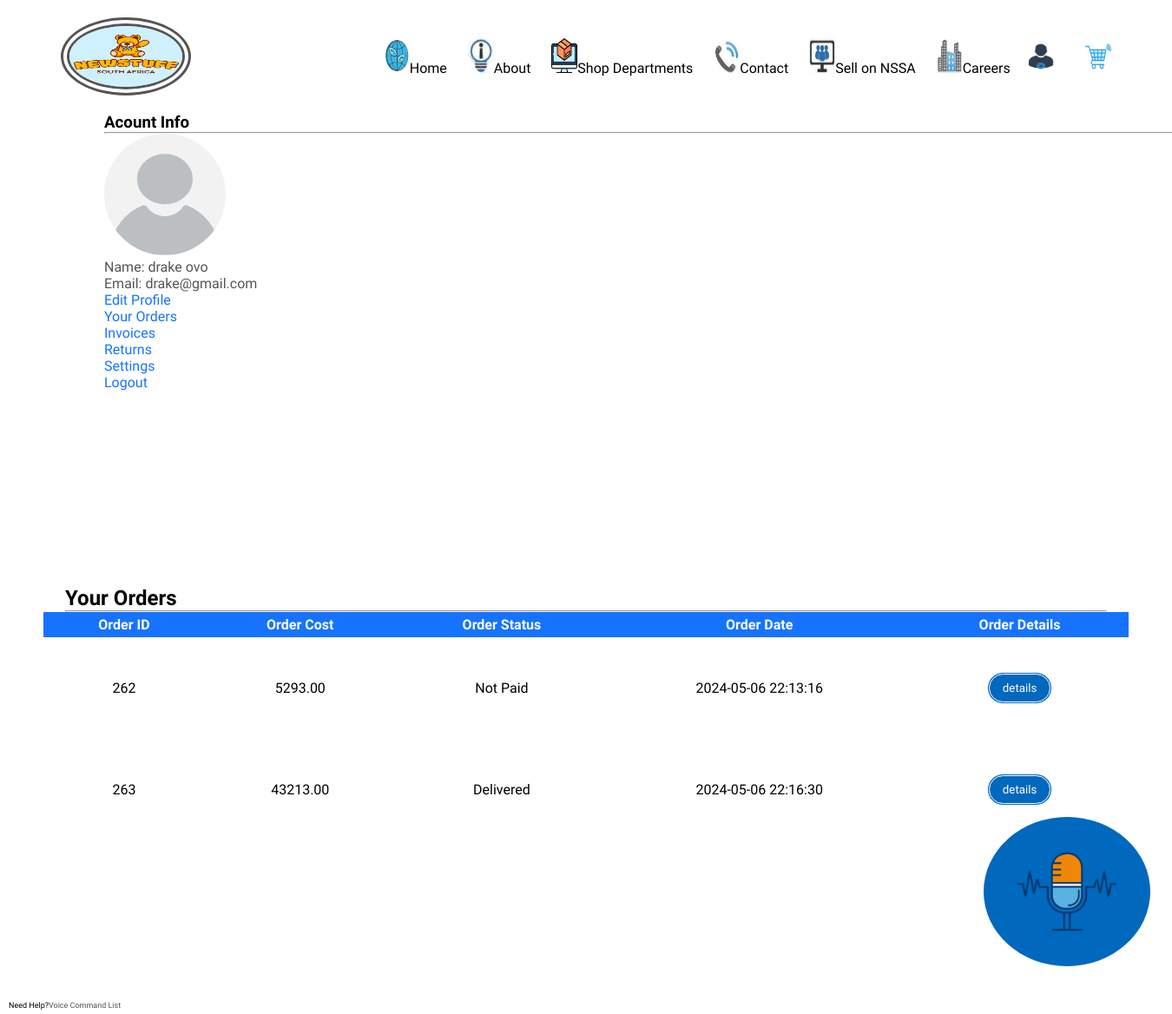
Screenshot of /account.php (signed in) with the database file from the repository.
### tables this page shows
CREATE TABLE `orders` (
  `fldorderid` int(11) NOT NULL,
  `fldproductsellersid` varchar(2000) NOT NULL,
  `fldordercost` decimal(11,2) NOT NULL,
  `fldcouriercost` decimal(11,2) NOT NULL,
  `fldproductdiscountcode` varchar(50) NOT NULL,
  `fldorderstatus` varchar(100) NOT NULL,
  `flduserid` int(11) NOT NULL,
  `fldshippingid` int(11) NOT NULL,
  `fldbillingidnumber` varchar(13) NOT NULL,
  `fldbillingphonenumber` varchar(15) NOT NULL,
  `fldshippingphonenumber` varchar(10) NOT NULL,
  `fldshippingcity` varchar(255) NOT NULL,
  `fldshippingcountry` varchar(100) NOT NULL,
  `fldshippingaddressline1` varchar(255) NOT NULL,
  `fldshippingaddressline2` varchar(150) NOT NULL,
  `fldorderdate` datetime NOT NULL DEFAULT current_timestamp(),
  `fldshippingdeliverycomment` text NOT NULL
);

### server/getaccount.php (called while the page is built, shortened)
<?php
include('connection.php');
if(isset($_SESSION['logged_in'])){
  $userid = $_SESSION['flduserid'];
  $stmt = $conn->prepare("SELECT * FROM orders WHERE flduserid = ?");
  $stmt->bind_param('i',$userid);
  if($stmt->execute()){
    $orders = $stmt->get_result();
  }
  else{
    header('location: ../index.php?error=Something Went Wrong. Contact Support Team!!');
  }
}

### account.php (the view, shortened to what this page needs)
<?php
include('server/getaccount.php');
?>
<!DOCTYPE html>
	<html lang="en">
		<head>
			<link rel="stylesheet" type="text/css" href="assets/styles/styledefault.css">
			<link rel="stylesheet" type="text/css" href="assets/styles/stylecart.css">
			<link rel="stylesheet" type="text/css" href="assets/styles/styletrackorderbanner.css">
			<link rel="stylesheet" type="text/css" href="https://stackpath.bootstrapcdn.com/font-awesome/4.7.0/css/font-awesome.min.css">
		</head>
	  <body>
	  <div class="header">
		  <div class="container">
		    <div class="navbar">
			    <div class="logocontainer">
				    <a href="index.php"><img class="logo" src="assets/images/newstufflogo_pic.png" alt="Snow" align="left"></a>
			    </div>
			    <nav>
						<ul id="menuitems">
							<li class="active"><a href="index.php"><img id="navbaricons" src="assets/images/homeicon_pic.png" alt="Snow">Home</a></li>
							<li class="active"><a href="about.php"><img id="navbaricons" src="assets/images/abouticon_pic.png" alt="Snow">About</a></li>
							<li class="active" id="departmentitems" onclick="departmentsmenutoggle()"><a href="#"><img id="navbaricons" src="assets/images/productsicon_pic.png" alt="Snow">Shop Departments</a></li>
							<li class="active"><a href="contact.php"><img id="navbaricons" src="assets/images/contacticon_pic.png" alt="Snow">Contact</a></li>
							<li class="active"><a href="sellers/adminlogin.php" target="_blank" rel="noopener noreferrer"><img id="navbaricons" src="assets/images/resellericon_pic.png" alt="Snow">Sell on NSSA</a></li>
							<li class="active"><a href="#"><img id="navbaricons" src="assets/images/careersicon_pic.png" alt="Snow">Careers</a></li>
				    </ul>
					</nav>
					<a href="login.php" style="margin-right: 3%;"><img id="accountpic" class="accountpic" src="assets/images/accounticon_pic.png" alt="Snow" width="30px" height="30px" align="left"></a>
					<a href="cart.php"><img id="cart-pic" class="cartpic" src="assets/images/cartpic.png" alt="Snow" width="30px" height="30px" align="left">
					<?php if(isset($_SESSION['totalquantity']) && $_SESSION['totalquantity'] != 0) { ?>
						<span class="cartquantity"><?php echo $_SESSION['totalquantity']; ?></span>
					<?php } ?></a>
				</div>
				<div class="voicerecognitioncontainer">
          <img src="assets/images/voicerecognitionicon_pic.png" class="btn" id="voicerecognitionbtn"/>
					<p id="voicerecognitionhelplink">Need Help?<a href="voicerecognitionhelp.php">Voice Command List</a><p>
        </div>
			</div>
		</div>
	<section class="my-5 py-5" id="account-page">
		<div class="container my-5 py-3">
			<div class="text-center mt-3 pt-5 col-lg-6 col-md-12 col-sm-12">
				<h3 class="font-weight-bold">Acount Info</h3>
				<hr class="mx-auto">
				<div class="accountinfo">
					<span><img style="width: 140px; height: 140px; border-radius: 50%" src="<?php if(isset($_SESSION['flduserimage'])){ echo "assets/images/".$_SESSION['flduserimage']; }else{ echo "assets/images/unknownimage.png"; }?>" alt="snow"></span>
					<p>Name: <span><?php if(isset($_SESSION['flduserfirstname'])){ echo $_SESSION['flduserfirstname']; echo " "; if(isset($_SESSION['flduserlastname'])){ echo $_SESSION['flduserlastname']; }}?></span></p>
					<p>Email: <span><?php if(isset($_SESSION['flduseremail'])){ echo $_SESSION['flduseremail']; }?></span></p>
					<p><a href="editprofile.php?flduserid=<?php if(isset($_SESSION['flduserid'])){ echo $_SESSION['flduserid']; }else{ header('location: editprofile.php?error=Opps error, try again.'); } ?>" id="logoutbtn" name="editprofile">Edit Profile</a></p>
					<p><a href="#orders" id="ordersbtn">Your Orders</a></p>
					<p><a href="invoices.php?flduserid=<?php if(isset($_SESSION['flduserid'])){ echo $_SESSION['flduserid']; }else{ header('location: editprofile.php?error=Opps error, try again.'); } ?>" id="logoutbtn" name="invoices">Invoices</a></p>
					<p><a href="returns.php?flduserid=<?php if(isset($_SESSION['flduserid'])){ echo $_SESSION['flduserid']; }else{ header('location: editprofile.php?error=Opps error, try again.'); } ?>" id="logoutbtn" name="returns">Returns</a></p>
					<p><a href="settings.php?flduserid=<?php if(isset($_SESSION['flduserid'])){ echo $_SESSION['flduserid']; }else{ header('location: editprofile.php?error=Opps error, try again.'); } ?>" id="logoutbtn" name="settings">Settings</a></p>
					<p><a href="account.php?logout=1" id="logoutbtn" name="logout">Logout</a></p>
				</div>
			</div>
		</div>
	</section><br><br><br><br><br><br><br><br><br>
	<section id="orders" class="orders container my-5 py-3">
		<div class="container mt-2">
			<h2 class="font-weight-bold text-center">Your Orders</h2>
			<hr class="mx-auto">
		</div>
		<table class="mt-5 pt-5">
			<tr>
				<th>Order ID</th>
				<th>Order Cost</th>
				<th>Order Status</th>
				<th>Order Date</th>
				<th>Order Details</th>
			</tr>
			<?php while($row = $orders->fetch_assoc()) { ?>
			<tr>
				<td>
					<span><?php echo $row['fldorderid']; ?></span>
				</td>
				<td>
					<span><?php echo $row['fldordercost']; ?></span>
				</td>
				<td>
					<span><?php echo $row['fldorderstatus']; ?></span>
				</td>
				<td>
					<span><?php echo $row['fldorderdate']; ?></span>
				</td>
				<td>
					<form method="POST" action="orderdetails.php">
						<input class="btn" name="ordersbtn" type="submit" value="details"/>
					</form>
				</td>
			</tr>
			<?php }?>
		</table>
	</section>
</body>
</html>

### assets/styles/styledefault.css (style rules this page uses)
* { margin: 0px; padding: 0px; box-sizing: border-box; }
body { font-family: 'Poppins', sans-serif; }
a { text-decoration: none; color: #555; }
p { color: #555; }
.container { max-width: 1300px; margin: auto; padding-left: 25px; padding-right: 25px; }
.btn { width: fit-content; display: inline-block; background: rgb(0, 104, 189); color: #fff; padding: 8px 15px; margin: 30px 0; border: double; border-radius: 30px; transition: background 0.5s; cursor: pointer; }
.header { background: radial-gradient(white); }
.logo { width: 150px; height: 90px; border: double; border-width: 10px; border-radius: 50%; }
.navbar { display: flex; align-items: center; padding: 20px; }
.navbar nav { flex: 1; text-align: right; background: #FFFFFF; width: 50%; height: 100%; line-height: 100%; }
.navbar nav ul { display: inline-block; }
.navbar nav ul li { display: inline-block; margin-right: 20px; }
#navbaricons { width: 30px; height: 40px; }
#menuitems { background: white; }
#menuitems a { color: #000; }
#voicerecognitionbtn { position: fixed; bottom: 20px; right: 20px; padding: 10px 20px; border: solid #FFFFFF; border-width: 5px; border-radius: 50%; max-width: 15%; max-height: 20%; }
#voicerecognitionhelplink { position: fixed; bottom: 5px; left: 10px; font-size: xx-small; color: black; }
ul { list-style-type: none; }
form input { align-content: center; width: 50%; margin: 5px auto; border: 1px solid #ccc; }
.accountinfo #ordersbtn,#logoutbtn { color:rgb(22, 115, 255); text-decoration: none; }
#account-page { padding: 0px; margin-right: -140px; }
.orders table { font-size: auto; width: 100%; border-collapse: collapse; }
.orders th { padding: 5px 20px; color: #fff; background-color: rgb(22, 115, 255); text-align: center; }
.orders th:nth-child(2) { text-align: center; }
.orders td { padding: 10px 20px; text-align: center; }

### assets/styles/stylecart.css (style rules this page uses)
* { margin: 0px; padding: 0px; box-sizing: border-box; font-family: 'Ubuntu', sans-serif; }

### rows the page displays
orders: fldorderid "262", fldordercost "5293.00", fldorderstatus "Not Paid", fldorderdate "2024-05-06 22:13:16"
orders: fldorderid "263", fldordercost "43213.00", fldorderstatus "Delivered", fldorderdate "2024-05-06 22:16:30"

### other values shown
$_SESSION['flduserfirstname'] "drake"
$_SESSION['flduserlastname'] "ovo"
$_SESSION['flduseremail'] "drake@gmail.com"
